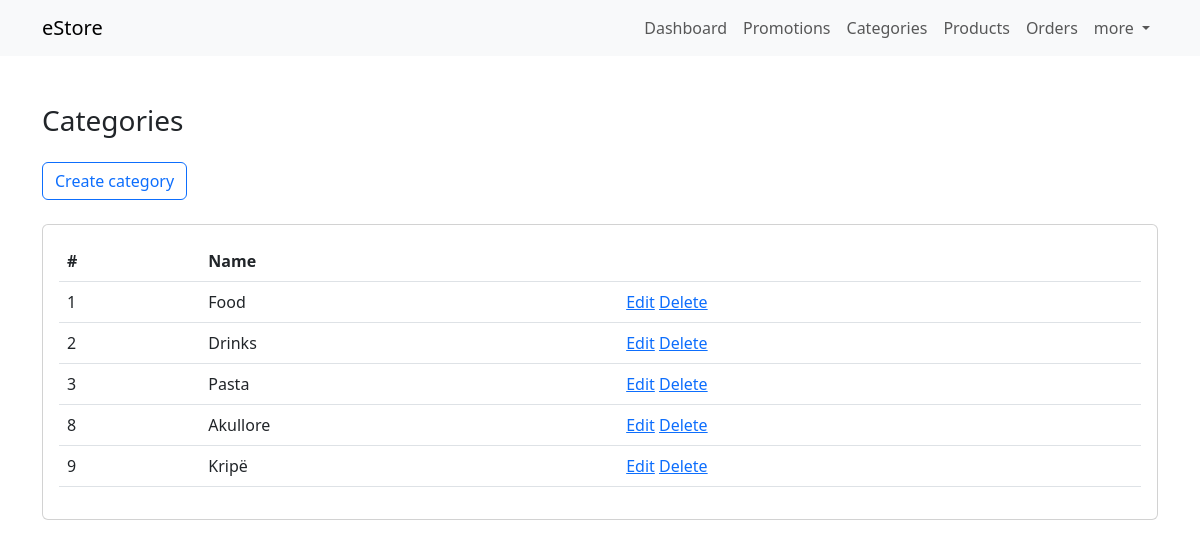
The app's page /dashboard/categories/index.php (signed in), older data.
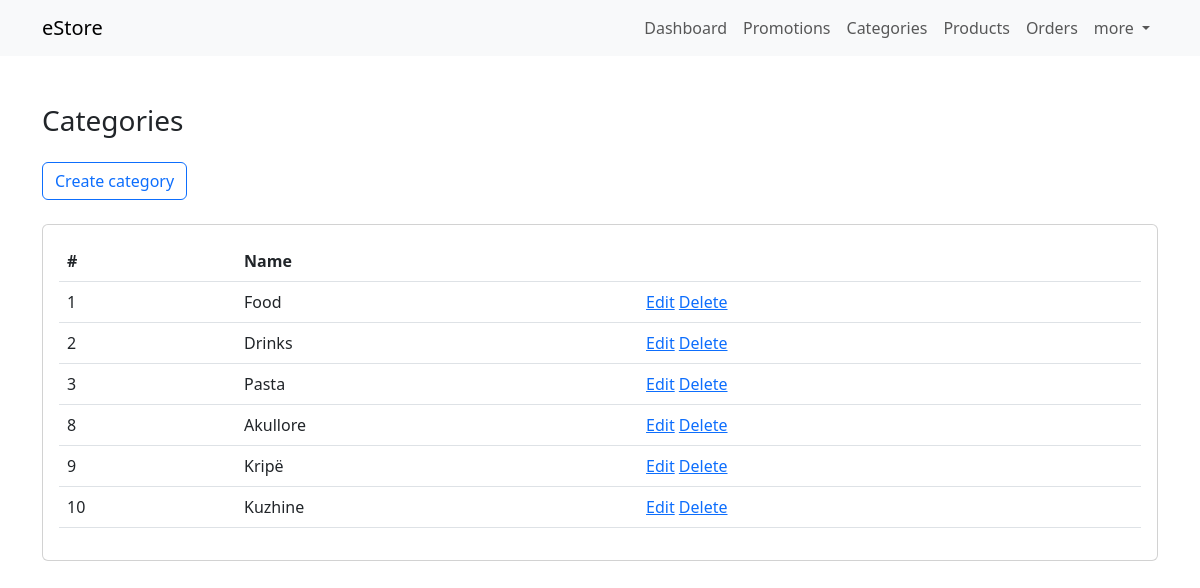
The same page, newer data.
### tables this page shows
CREATE TABLE `categories` (
  `id` int(11) NOT NULL,
  `name` varchar(45) NOT NULL
);

### classes/Database.php (called while the page is built)
<?php
class Database {
    private static $instance = null;
    private $connection = null;
    public function __construct() {
        $this->connection = new mysqli('localhost', 'root', '', 'estore');
    }
    public static function getInstance() {
        if(!self::$instance) {
            self::$instance = new self;
        }
        return self::$instance;
    }
    function getConnection() {
        return $this->connection;
    }
}

### classes/CRUD.php (called while the page is built, shortened)
<?php
include 'Database.php';
class CRUD {
    private $mysqli;
    public function __construct() {
        $db = Database::getInstance();
        $this->mysqli = $db->getConnection();
    }
    public function read($table, $condition = [], $limit = null, $order = []) {
        $sql = "SELECT * FROM `".$table."`";
        $items = [];
        if($query = $this->mysqli->query($sql)) {
            if($query->num_rows > 0) {
                while($row = $query->fetch_assoc()) {
                    $items[] = $row;
                }
            }
            return $items;
        } else {
            return $this->mysqli->error;
        }
    }
}

### dashboard/categories/index.php (the view, shortened to what this page needs)
<?php
    include('../includes/header.php');
    include('../../classes/CRUD.php');
    $crud = new CRUD;
    $categories = $crud->read('categories');
?>
<div class="dashboard my-5">
    <div class="container">
        <h3 class="mb-4">Categories</h3>
        <a href="create.php" class="btn btn-outline-primary mb-4">Create category</a>
        <?php if($categories && count($categories)): ?>
        <div class="card">
            <div class="card-body">
                <div class="table-responsive">
                    <table class="table table-borderd">
                        <tbody>
                            <tr>
                                <th>#</th>
                                <th>Name</th>
                                <th></th>
                            </tr>
                            <?php foreach($categories as $category): ?>
                            <tr>
                                <td><?= $category['id'] ?></td>
                                <td><?= $category['name'] ?></td>
                                <td>
                                    <a href="edit.php?id=<?= $category['id'] ?>">Edit</a>
                                    <a href="?action=delete&id=<?= $category['id'] ?>" onclick="return confirm('Are you sure?')">Delete</a>
                                </td>
                            </tr>
                            <?php endforeach; ?>
                        </tbody>
                    </table>
                </div>
            </div>
        </div>
        <?php endif; ?>
    </div>
</div>
<?php include('../includes/footer.php'); ?>

Row changes from the older to the newer data that the page shows:
added categories: id "10", name "Kuzhine"
